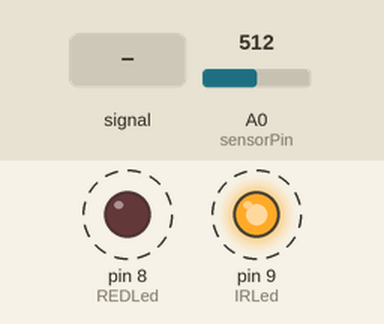
A sketch run on a simulated Arduino Uno, built with avr-gcc and run on an emulated ATmega328P. Shown: output pins drawn as LEDs (lit = HIGH). Dashed ring = blinking. The inputs (shaded band) are chosen by the test bench; at power-on: A0 (sensorPin) = 512. What the sketch prints to the serial monitor is not drawn.

Above: at 1.2 s.
1.3 s: A0 (sensorPin) fed a 50 Hz sine of ±306 counts around its level
4.3 s: A0 (sensorPin) fed a 1000 Hz sine of ±255 counts around its level
7.3 s: A0 (sensorPin) fed a 200 Hz sine of ±81 counts around its level
16.3 s: A0 (sensorPin) set to 716
Timing chart, 0 to 69.8 s (numbered marks = the images above; inputs shaded):
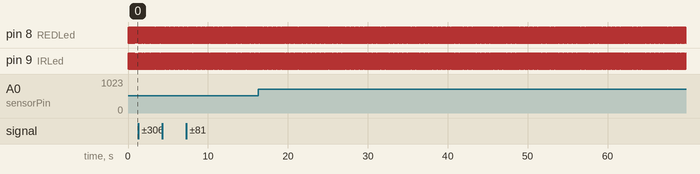

The sketch:

oximeter_diy_ver_0_92_ino.ino
```cpp
/*
 * an oximeter diy. v.0.92 (minor fixes)
 * by hacking a ky-039 heartbeat sensor or using an infrared led
 * a red led and a photodiode.
 * https://hackaday.io/project/170752-oximeter-do-it-yourself
 */

#include <Wire.h>
//#include <LiquidCrystal_I2C.h>


#define maxperiod_siz 80 // max number of samples in a period
#define measures 10      // number of periods stored
#define samp_siz 4       // number of samples for average
#define rise_threshold 3//edited was 3 // number of rising measures to determine a peak

// a liquid crystal displays BPM
//LiquidCrystal_I2C //lcd(0x3F, 16, 2);

int T = 20;              // slot milliseconds to read a value from the sensor
int sensorPin = A0;
int REDLed = 8;
int IRLed = 9;

byte sym[3][8] = {
 {
  B00000,
  B01010,
  B11111,
  B11111,
  B01110,
  B00100,
  B00000,
  B00000
},{
  B00000,
  B00000,
  B00000,
  B11000,
  B00100,
  B01000,
  B10000,
  B11100
},{
  B00000,
  B00100,
  B01010,
  B00010,
  B00100,
  B00100,
  B00000,
  B00100
}
};

void setup() {
   Serial.begin(9600);
   Serial.flush();
   pinMode(sensorPin,INPUT);
   pinMode(REDLed,OUTPUT);
   pinMode(IRLed,OUTPUT);

   // initialize the //lcd
   //lcd.init();
   //lcd.backlight();

   // turn off leds
   digitalWrite(REDLed,LOW);
   digitalWrite(IRLed,LOW);

  // for(int i=0;i<8;i++) ////lcd.createChar(i, sym[i]);


}

void loop ()
{

  bool finger_status = true;

  float readsIR[samp_siz], sumIR,lastIR, reader, start;
  float readsRED[samp_siz], sumRED,lastRED;


  int period, samples;
  period=0; samples=0;
  int samplesCounter = 0;
  float readsIRMM[maxperiod_siz],readsREDMM[maxperiod_siz];
  int ptrMM =0;
  for (int i = 0; i < maxperiod_siz; i++) { readsIRMM[i] = 0;readsREDMM[i]=0;}
  float IRmax=0;
  float IRmin=0;
  float REDmax=0;
  float REDmin=0;
  double R=0;

  float measuresR[measures];
  int measuresPeriods[measures];
  int m = 0;
  for (int i = 0; i < measures; i++) { measuresPeriods[i]=0; measuresR[i]=0; }

  int ptr;

  float beforeIR;

  bool rising;
  int rise_count;
  int n;
  long int last_beat;
  for (int i = 0; i < samp_siz; i++) { readsIR[i] = 0; readsRED[i]=0; }
  sumIR = 0; sumRED=0;
  ptr = 0;


  while(1)
  {

    //
    // turn on IR LED
    digitalWrite(REDLed,LOW);
    digitalWrite(IRLed,HIGH);

    // calculate an average of the sensor
    // during a 20 ms (T) period (this will eliminate
    // the 50 Hz noise caused by electric light
    n = 0;
    start = millis();
    reader = 0.;
    do
    {
      reader += analogRead (sensorPin);
      n++;
    }
    while (millis() < start + T);
    reader /= n;  // we got an average
    // Add the newest measurement to an array
    // and subtract the oldest measurement from the array
    // to maintain a sum of last measurements
    sumIR -= readsIR[ptr];
    sumIR += reader;
    readsIR[ptr] = reader;
    lastIR = sumIR / samp_siz;


    //
    // TURN ON RED LED and do the same
    digitalWrite(IRLed,LOW);
    digitalWrite(REDLed,HIGH);

    n = 0;
    start = millis();
    reader = 0.;
    do
    {
      reader += analogRead (sensorPin);
      n++;
    }
    while (millis() < start + T);
    reader /= n;  // we got an average
    // Add the newest measurement to an array
    // and subtract the oldest measurement from the array
    // to maintain a sum of last measurements
    sumRED -= readsRED[ptr];
    sumRED += reader;
    readsRED[ptr] = reader;
    lastRED = sumRED / samp_siz;


    //
    // R CALCULATION
    // save all the samples of a period both for IR and for RED
    readsIRMM[ptrMM]=lastIR;
    readsREDMM[ptrMM]=lastRED;
    ptrMM++;
    ptrMM %= maxperiod_siz;
    samplesCounter++;
    //
    // if I've saved all the samples of a period, look to find
    // max and min values and calculate R parameter
    if(samplesCounter>=samples){
      samplesCounter =0;
      IRmax = 0; IRmin=1023; REDmax = 0; REDmin=1023;
      for(int i=0;i<maxperiod_siz;i++) {
        if( readsIRMM[i]> IRmax) IRmax = readsIRMM[i];
        if( readsIRMM[i]>0 && readsIRMM[i]< IRmin ) IRmin = readsIRMM[i];
        readsIRMM[i] =0;
        if( readsREDMM[i]> REDmax) REDmax = readsREDMM[i];
        if( readsREDMM[i]>0 && readsREDMM[i]< REDmin ) REDmin = readsREDMM[i];
        readsREDMM[i] =0;
      }
      R =  ( (REDmax-REDmin) / REDmin) / ( (IRmax-IRmin) / IRmin ) ;
    }


    // check that the finger is placed inside
    // the sensor. If the finger is missing
    // RED curve is under the IR.
    //
    if (lastIR < lastRED) {
      if(finger_status==true) {
        finger_status = false;
        //lcd.clear();
        //lcd.setCursor(0,0);
        Serial.print("No finger?");
      }
    } else {
      if(finger_status==false) {
        //lcd.clear();
        finger_status = true;

            //lcd.setCursor(10,0);
            //lcd.print("c=");

            //lcd.setCursor(0,0);
            //lcd.print("bpm");
            //lcd.setCursor(0,1);
            //lcd.print("SpO"); //lcd.write(1);  //2
            //lcd.setCursor(10,1);
            //lcd.print("R=");


      }
    }


    float avR = 0;
    int avBPM=0;


    if (finger_status==true){


       // lastIR holds the average of the values in the array
       // check for a rising curve (= a heart beat)
       if (lastIR > beforeIR)
       {

         rise_count++;  // count the number of samples that are rising
         if (!rising && rise_count > rise_threshold)
         {
           //lcd.setCursor(3,0);
           //lcd.write( 0 );       // <3
            // Ok, we have detected a rising curve, which implies a heartbeat.
            // Record the time since last beat, keep track of the 10 previous
            // peaks to get an average value.
            // The rising flag prevents us from detecting the same rise
            // more than once.
            rising = true;

            measuresR[m] = R;
            measuresPeriods[m] = millis() - last_beat;
            last_beat = millis();
            int period = 0;
            for(int i =0; i<measures; i++) period += measuresPeriods[i];

            // calculate average period and number of samples
            // to store to find min and max values
            period = period / measures;
            samples = period / (2*T);

             int avPeriod = 0;

            int c = 0;
            // c stores the number of good measures (not floating more than 10%),
            // in the last 10 peaks
            for(int i =1; i<measures; i++) {
              if ( (measuresPeriods[i] <  measuresPeriods[i-1] * 1.1)  &&
                    (measuresPeriods[i] >  measuresPeriods[i-1] / 1.1)  ) {

                  c++;
                  avPeriod += measuresPeriods[i];
                  avR += measuresR[i];

              }
            }

            m++;
            m %= measures;

            //lcd.setCursor(12,0);
            //lcd.print(String(c)+"  ");
             // Serial.println(c);

            // bpm and R shown are calculated as the
            // average of at least 5 good peaks
            avBPM = 60000 / ( avPeriod / c) ;
            avR = avR / c ;
              //Serial.print("bpm="+String(avBPM)+" ");

            // if there are at last 5 measures
            //lcd.setCursor(12,1);
            // if there are at least 5 good measures...

            if(c >=1) {

              //
              // SATURTION IS A FUNCTION OF R (calibration)
              // Y = k*x + m
              // k and m are calculated with another oximeter
              int SpO2 =-19 * R + 110;
               // Serial.print("bpm="+String(avBPM)+" ");
                //Serial.print( " " + String(SpO2) +"% ");
              //lcd.setCursor(4,0);
              if(avBPM > 40 && avBPM <200){
                Serial.print("bpm="+String(avBPM)+" ");
              }
              else {
                 // Serial.print("---");
              }

              //lcd.setCursor(4,1);
              if(SpO2 > 70 && SpO2 <150) {
                Serial.print( "   SpO2=" + String(SpO2) +"% ");

                }


            } else {

                //  Serial.print("---");

                // if less then 2 measures add ?
                //lcd.setCursor(3,0); //lcd.write( 2 ); //bpm ?
                //lcd.setCursor(4,1); //lcd.write( 2 ); //SpO2 ?

            }


         }
       }
       else
       {
         // Ok, the curve is falling
         rising = false;
         rise_count = 0;
         //lcd.setCursor(3,0);//lcd.print(" ");
       }

       // to compare it with the new value and find peaks
       beforeIR = lastIR;


   } // finger is inside

//   Serial.print(lastIR);
//    Serial.print(",");
//    Serial.print(lastRED);
//    Serial.println();


    // PLOT everything
    /*
    Serial.print(lastIR);
    Serial.print(",");
    Serial.print(lastRED);
    Serial.println();


    Serial.print(",");
    Serial.print(R);
    Serial.print(",");
    Serial.print(IRmax);
    Serial.print(",");
    Serial.print(IRmin);
    Serial.print(",");
    Serial.print(REDmax);
    Serial.print(",");
    Serial.print(REDmin);
    Serial.print(",");
    Serial.print(avR);
    Serial.print(",");
    Serial.println(avBPM);*/


   /*if(avBPM > 40 && avBPM <220){
    Serial.print(avBPM);

    Serial.println();
    }*/

//Serial.println(avBPM);

   // handle the arrays
   ptr++;
   ptr %= samp_siz;


  } // loop while 1
}
```

Measured:
- by itself, pin 8 (REDLed), pin 9 (IRLed): alternates HIGH for 0.02 s and LOW for 0.02 s
